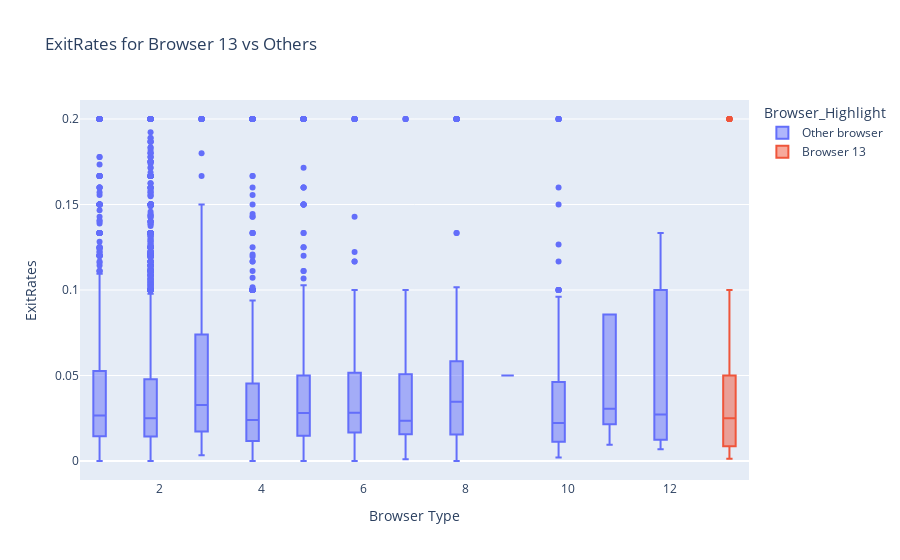

Here is the notebook cell this chart was saved with:
### Code cell
import plotly.express as px

# Create a new column that labels browsers as 'Browser 13' or 'Other'
df['Browser_Highlight'] = df['Browser'].apply(lambda x: 'Browser 13' if x == 13 
                                              else 'Other browser')

# Create the box plot with color highlighting
fig2 = px.box(df, x='Browser', y='ExitRates',
              title="ExitRates for Browser 13 vs Others",
              labels={'Browser': 'Browser Type', 'ExitRates': 'ExitRates'},
              color='Browser_Highlight')  

fig2.show()

### Figure 1 — Plotly figure (JSON) as saved in the notebook; plotly's stock layout.template omitted (floating-point values rounded to 4 significant figures; data arrays with more than 128 entries replaced by an {"elided": "..."} marker saying what was removed)
{"data": [{"alignmentgroup": "True", "hovertemplate": "Browser_Highlight=Other browser<br>Browser Type=%{x}<br>ExitRates=%{y}<extra></extra>", "legendgroup": "Other browser", "marker": {"color": "#636efa"}, "name": "Other browser", "notched": false, "offsetgroup": "Other browser", "orientation": "v", "showlegend": true, "type": "box", "x": {"elided": "12269 int values"}, "x0": " ", "xaxis": "x", "y": {"elided": "12269 float values"}, "y0": " ", "yaxis": "y"}, {"alignmentgroup": "True", "hovertemplate": "Browser_Highlight=Browser 13<br>Browser Type=%{x}<br>ExitRates=%{y}<extra></extra>", "legendgroup": "Browser 13", "marker": {"color": "#EF553B"}, "name": "Browser 13", "notched": false, "offsetgroup": "Browser 13", "orientation": "v", "showlegend": true, "type": "box", "x": [13, 13, 13, 13, 13, 13, 13, 13, 13, 13, 13, 13, 13, 13, 13, 13, 13, 13, 13, 13, 13, 13, 13, 13, 13, 13, 13, 13, 13, 13, 13, 13, 13, 13, 13, 13, 13, 13, 13, 13, 13, 13, 13, 13, 13, 13, 13, 13, 13, 13, 13, 13, 13, 13, 13, 13, 13, 13, 13, 13, 13], "x0": " ", "xaxis": "x", "y": [0.06616, 0.01481, 0.0025, 0.02857, 0.05, 0.04, 0.025, 0.005882, 0.025, 0.004762, 0.002198, 0.2, 0.05, 0.2, 0.01667, 0.01429, 0.2, 0.02857, 0.03333, 0.2, 0.2, 0.008696, 0.01538, 0.008333, 0.02, 0.00625, 0.02105, 0.2, 0.006061, 0.025, 0.03333, 0.01111, 0.00303, 0.004762, 0.05714, 0.004545, 0.004444, 0.006897, 0.2, 0.05, 0.01333, 0.004651, 0.025, 0.2, 0.0125, 0.01, 0.01667, 0.04, 0.04, 0.03333, 0.05, 0.04, 0.002041, 0.009877, 0.00125, 0.01429, 0.1, 0.2, 0.2, 0.05, 0.06667], "y0": " ", "yaxis": "y"}], "layout": {"boxmode": "group", "legend": {"title": {"text": "Browser_Highlight"}, "tracegroupgap": 0}, "title": {"text": "ExitRates for Browser 13 vs Others"}, "xaxis": {"anchor": "y", "domain": [0, 1], "title": {"text": "Browser Type"}}, "yaxis": {"anchor": "x", "domain": [0, 1], "title": {"text": "ExitRates"}}}}
